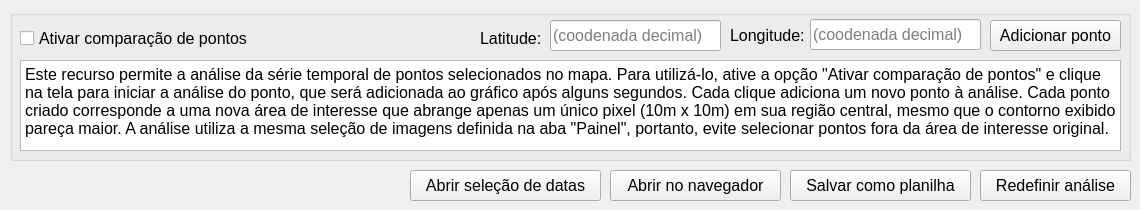
   <widget class="QWidget" name="tab_12">
    <attribute name="title">
     <string>Análise de Pontos</string>
    </attribute>
    <widget class="QGroupBox" name="groupBox_13">
     <property name="geometry">
      <rect>
       <x>10</x>
       <y>10</y>
       <width>1121</width>
       <height>151</height>
      </rect>
     </property>
     <property name="font">
      <font>
       <pointsize>12</pointsize>
      </font>
     </property>
     <property name="title">
      <string/>
     </property>
     <widget class="QCheckBox" name="checkBox_captureCoordinates">
      <property name="geometry">
       <rect>
        <x>10</x>
        <y>20</y>
        <width>241</width>
        <height>17</height>
       </rect>
      </property>
      <property name="font">
       <font>
        <pointsize>12</pointsize>
       </font>
      </property>
      <property name="text">
       <string>Ativar comparação de pontos</string>
      </property>
     </widget>
     <widget class="QTextBrowser" name="textBrowser_valid_pixels_3">
      <property name="geometry">
       <rect>
        <x>10</x>
        <y>50</y>
        <width>1101</width>
        <height>91</height>
       </rect>
      </property>
      <property name="font">
       <font>
        <pointsize>12</pointsize>
       </font>
      </property>
      <property name="html">
       <string>&lt;!DOCTYPE HTML PUBLIC &quot;-//W3C//DTD HTML 4.0//EN&quot; &quot;http://www.w3.org/TR/REC-html40/strict.dtd&quot;&gt;
&lt;html&gt;&lt;head&gt;&lt;meta name=&quot;qrichtext&quot; content=&quot;1&quot; /&gt;&lt;style type=&quot;text/css&quot;&gt;
p, li { white-space: pre-wrap; }
&lt;/style&gt;&lt;/head&gt;&lt;body style=&quot; font-family:'MS Shell Dlg 2'; font-size:12pt; font-weight:400; font-style:normal;&quot;&gt;
&lt;p style=&quot; margin-top:12px; margin-bottom:12px; margin-left:0px; margin-right:0px; -qt-block-indent:0; text-indent:0px;&quot;&gt;Este recurso permite a análise da série temporal de pontos selecionados no mapa. Para utilizá-lo, ative a opção &amp;quot;Ativar comparação de pontos&amp;quot; e clique na tela para iniciar a análise do ponto, que será adicionada ao gráfico após alguns segundos. Cada clique adiciona um novo ponto à análise. Cada ponto criado corresponde a uma nova área de interesse que abrange apenas um único pixel (10m x 10m) em sua região central, mesmo que o contorno exibido pareça maior. A análise utiliza a mesma seleção de imagens definida na aba &amp;quot;Painel&amp;quot;, portanto, evite selecionar pontos fora da área de interesse original.&lt;/p&gt;&lt;/body&gt;&lt;/html&gt;</string>
      </property>
      <property name="overwriteMode">
       <bool>true</bool>
      </property>
      <property name="textInteractionFlags">
       <set>Qt::LinksAccessibleByKeyboard|Qt::LinksAccessibleByMouse|Qt::TextBrowserInteraction|Qt::TextEditable|Qt::TextEditorInteraction|Qt::TextSelectableByKeyboard|Qt::TextSelectableByMouse</set>
      </property>
      <property name="openLinks">
       <bool>false</bool>
      </property>
     </widget>
     <widget class="QPushButton" name="add_dot">
      <property name="geometry">
       <rect>
        <x>980</x>
        <y>10</y>
        <width>131</width>
        <height>31</height>
       </rect>
      </property>
      <property name="font">
       <font>
        <pointsize>12</pointsize>
       </font>
      </property>
      <property name="text">
       <string>Adicionar ponto</string>
      </property>
     </widget>
     <widget class="QgsFilterLineEdit" name="mLineEdit_latitude">
      <property name="geometry">
       <rect>
        <x>540</x>
        <y>10</y>
        <width>171</width>
        <height>31</height>
       </rect>
      </property>
      <property name="text">
       <string/>
      </property>
      <property name="placeholderText">
       <string>(coodenada decimal)</string>
      </property>
      <property name="defaultValue">
       <string/>
      </property>
      <property name="value">
       <string/>
      </property>
      <property name="qgisRelation" stdset="0">
       <string notr="true"/>
      </property>
     </widget>
     <widget class="QLabel" name="label_11">
      <property name="geometry">
       <rect>
        <x>720</x>
        <y>15</y>
        <width>81</width>
        <height>21</height>
       </rect>
      </property>
      <property name="font">
       <font>
        <pointsize>12</pointsize>
       </font>
      </property>
      <property name="text">
       <string>Longitude:</string>
      </property>
     </widget>
     <widget class="QLabel" name="label_10">
      <property name="geometry">
       <rect>
        <x>470</x>
        <y>20</y>
        <width>61</width>
        <height>16</height>
       </rect>
      </property>
      <property name="font">
       <font>
        <pointsize>12</pointsize>
       </font>
      </property>
      <property name="text">
       <string>Latitude:</string>
      </property>
     </widget>
     <widget class="QgsFilterLineEdit" name="mLineEdit_longitude">
      <property name="geometry">
       <rect>
        <x>800</x>
        <y>9</y>
        <width>171</width>
        <height>31</height>
       </rect>
      </property>
      <property name="text">
       <string/>
      </property>
      <property name="placeholderText">
       <string>(coodenada decimal)</string>
      </property>
      <property name="value">
       <string/>
      </property>
      <property name="qgisRelation" stdset="0">
       <string notr="true"/>
      </property>
     </widget>
    </widget>
    <widget class="QPushButton" name="clear_button_points">
     <property name="geometry">
      <rect>
       <x>980</x>
       <y>170</y>
       <width>151</width>
       <height>31</height>
      </rect>
     </property>
     <property name="font">
      <font>
       <pointsize>12</pointsize>
      </font>
     </property>
     <property name="text">
      <string>Redefinir análise</string>
     </property>
    </widget>
    <widget class="QPushButton" name="navegador_3">
     <property name="geometry">
      <rect>
       <x>610</x>
       <y>170</y>
       <width>171</width>
       <height>31</height>
      </rect>
     </property>
     <property name="font">
      <font>
       <pointsize>12</pointsize>
      </font>
     </property>
     <property name="text">
      <string>Abrir no navegador</string>
     </property>
     <property name="icon">
      <iconset>
       <normaloff>../medias/open-in-browser.svg</normaloff>../medias/open-in-browser.svg</iconset>
     </property>
    </widget>
    <widget class="QPushButton" name="salvar_3">
     <property name="geometry">
      <rect>
       <x>790</x>
       <y>170</y>
       <width>181</width>
       <height>31</height>
      </rect>
     </property>
     <property name="font">
      <font>
       <pointsize>12</pointsize>
      </font>
     </property>
     <property name="text">
      <string>Salvar como planilha</string>
     </property>
     <property name="icon">
      <iconset>
       <normaloff>../medias/diskette.png</normaloff>../medias/diskette.png</iconset>
     </property>
    </widget>
    <widget class="QPushButton" name="datasrecorte_3">
     <property name="geometry">
      <rect>
       <x>410</x>
       <y>170</y>
       <width>191</width>
       <height>31</height>
      </rect>
     </property>
     <property name="font">
      <font>
       <pointsize>12</pointsize>
      </font>
     </property>
     <property name="text">
      <string>Abrir seleção de datas</string>
     </property>
     <property name="icon">
      <iconset>
       <normaloff>../medias/icons8-calendário-50.png</normaloff>../medias/icons8-calendário-50.png</iconset>
     </property>
    </widget>
   </widget>
